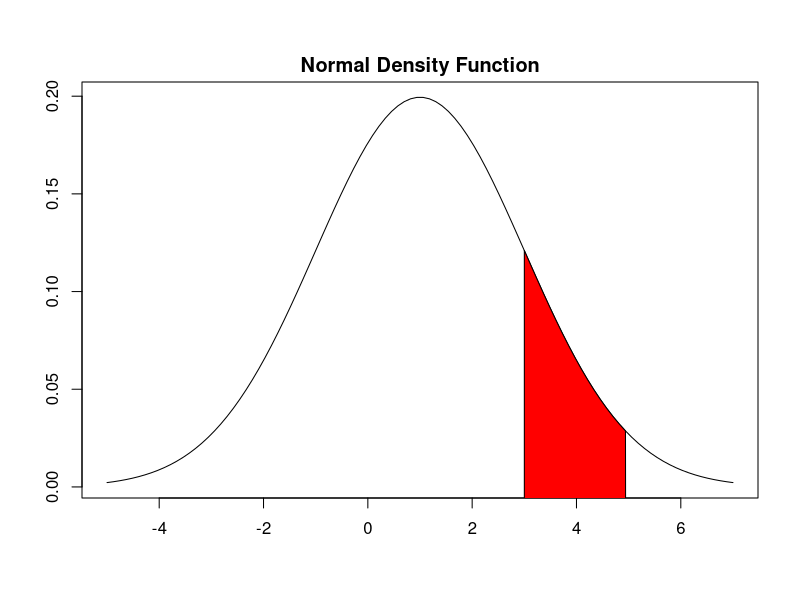

Generate this figure with R:
## ---- chunk 1
knitr::opts_chunk$set(echo=TRUE)
## ---- chunk 2
head(mtcars)
## ---- chunk 3
x_var <- seq(-5, 7, length=100)
y_var <- dnorm(x_var, mean=1.0, sd=2.0)
plot(x_var, y_var, type="l", lty="solid",
     xlab="", ylab="")
title(main="Normal Density Function", line=0.5)
star_t <- 3; fin_ish <- 5  # set lower and upper bounds
# set polygon base
are_a <- ((x_var >= star_t) & (x_var <= fin_ish))
polygon(c(star_t, x_var[are_a], fin_ish),  # draw polygon
        c(-1, y_var[are_a], -1), col="red")
